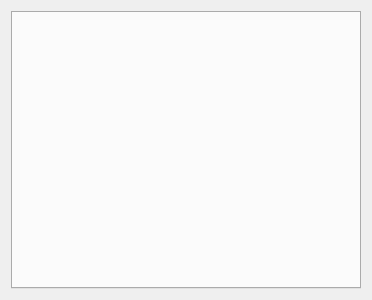
<?xml version="1.0" encoding="UTF-8"?>
<ui version="4.0">
 <class>PlatformManager</class>
 <widget class="QWidget" name="PlatformManager">
  <property name="geometry">
   <rect>
    <x>0</x>
    <y>0</y>
    <width>368</width>
    <height>300</height>
   </rect>
  </property>
  <property name="windowTitle">
   <string>Platform Manager</string>
  </property>
  <layout class="QVBoxLayout" name="verticalLayout">
   <item>
    <widget class="QTabWidget" name="tabWidget">
     <property name="minimumSize">
      <size>
       <width>350</width>
       <height>0</height>
      </size>
     </property>
     <property name="documentMode">
      <bool>false</bool>
     </property>
     <property name="tabsClosable">
      <bool>false</bool>
     </property>
     <property name="movable">
      <bool>true</bool>
     </property>
     <property name="tabBarAutoHide">
      <bool>true</bool>
     </property>
    </widget>
   </item>
  </layout>
 </widget>
 <resources/>
 <connections/>
</ui>
